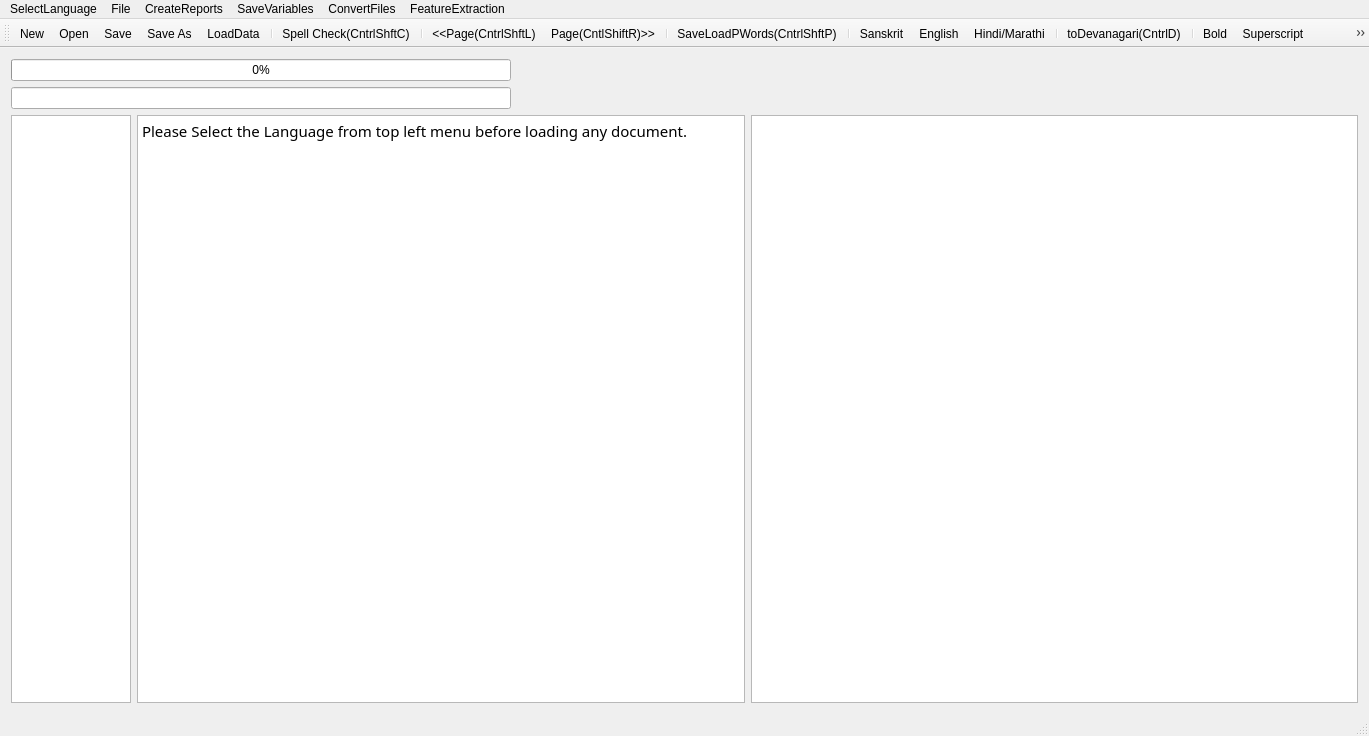
<?xml version="1.0" encoding="UTF-8"?>
<ui version="4.0">
 <class>MainWindow</class>
 <widget class="QMainWindow" name="MainWindow">
  <property name="geometry">
   <rect>
    <x>0</x>
    <y>0</y>
    <width>1369</width>
    <height>736</height>
   </rect>
  </property>
  <property name="mouseTracking">
   <bool>true</bool>
  </property>
  <property name="windowTitle">
   <string>MainWindow</string>
  </property>
  <widget class="QWidget" name="centralWidget">
   <layout class="QVBoxLayout" name="verticalLayout">
    <item>
     <widget class="QProgressBar" name="progressBar">
      <property name="maximumSize">
       <size>
        <width>500</width>
        <height>16777215</height>
       </size>
      </property>
      <property name="value">
       <number>0</number>
      </property>
      <property name="alignment">
       <set>Qt::AlignRight|Qt::AlignTrailing|Qt::AlignVCenter</set>
      </property>
     </widget>
    </item>
    <item>
     <widget class="QLineEdit" name="lineEdit">
      <property name="maximumSize">
       <size>
        <width>500</width>
        <height>16777215</height>
       </size>
      </property>
     </widget>
    </item>
    <item>
     <layout class="QHBoxLayout" name="horizontalLayout">
      <item>
       <widget class="QTextEdit" name="textEdit">
        <property name="maximumSize">
         <size>
          <width>120</width>
          <height>16777215</height>
         </size>
        </property>
        <property name="font">
         <font>
          <family>FreeSans</family>
          <italic>true</italic>
         </font>
        </property>
        <property name="sizeAdjustPolicy">
         <enum>QAbstractScrollArea::AdjustToContents</enum>
        </property>
        <property name="readOnly">
         <bool>true</bool>
        </property>
       </widget>
      </item>
      <item>
       <widget class="QTextBrowser" name="textBrowser">
        <property name="font">
         <font>
          <family>Shobhika</family>
          <pointsize>16</pointsize>
          <italic>false</italic>
         </font>
        </property>
        <property name="mouseTracking">
         <bool>true</bool>
        </property>
        <property name="sizeAdjustPolicy">
         <enum>QAbstractScrollArea::AdjustToContents</enum>
        </property>
        <property name="undoRedoEnabled">
         <bool>true</bool>
        </property>
        <property name="readOnly">
         <bool>false</bool>
        </property>
        <property name="html">
         <string>&lt;!DOCTYPE HTML PUBLIC &quot;-//W3C//DTD HTML 4.0//EN&quot; &quot;http://www.w3.org/TR/REC-html40/strict.dtd&quot;&gt;
&lt;html&gt;&lt;head&gt;&lt;meta name=&quot;qrichtext&quot; content=&quot;1&quot; /&gt;&lt;style type=&quot;text/css&quot;&gt;
p, li { white-space: pre-wrap; }
&lt;/style&gt;&lt;/head&gt;&lt;body style=&quot; font-family:'Shobhika'; font-size:16pt; font-weight:400; font-style:normal;&quot;&gt;
&lt;p style=&quot; margin-top:0px; margin-bottom:0px; margin-left:0px; margin-right:0px; -qt-block-indent:0; text-indent:0px;&quot;&gt;&lt;span style=&quot; font-family:'Ubuntu'; font-size:11pt;&quot;&gt;Please Select the Language from top left menu before loading any document.&lt;/span&gt;&lt;/p&gt;&lt;/body&gt;&lt;/html&gt;</string>
        </property>
        <property name="acceptRichText">
         <bool>true</bool>
        </property>
        <property name="textInteractionFlags">
         <set>Qt::LinksAccessibleByKeyboard|Qt::LinksAccessibleByMouse|Qt::TextBrowserInteraction|Qt::TextEditable|Qt::TextEditorInteraction|Qt::TextSelectableByKeyboard|Qt::TextSelectableByMouse</set>
        </property>
       </widget>
      </item>
      <item>
       <widget class="QGraphicsView" name="graphicsView">
        <property name="sizeAdjustPolicy">
         <enum>QAbstractScrollArea::AdjustIgnored</enum>
        </property>
        <property name="alignment">
         <set>Qt::AlignCenter</set>
        </property>
        <property name="renderHints">
         <set>QPainter::NonCosmeticDefaultPen</set>
        </property>
        <property name="dragMode">
         <enum>QGraphicsView::ScrollHandDrag</enum>
        </property>
        <property name="transformationAnchor">
         <enum>QGraphicsView::AnchorViewCenter</enum>
        </property>
        <property name="resizeAnchor">
         <enum>QGraphicsView::AnchorViewCenter</enum>
        </property>
       </widget>
      </item>
     </layout>
    </item>
   </layout>
   <zorder>lineEdit</zorder>
   <zorder>progressBar</zorder>
  </widget>
  <widget class="QMenuBar" name="menuBar">
   <property name="geometry">
    <rect>
     <x>0</x>
     <y>0</y>
     <width>1369</width>
     <height>26</height>
    </rect>
   </property>
   <widget class="QMenu" name="menuOCR_Correction_Window">
    <property name="title">
     <string>File</string>
    </property>
    <widget class="QMenu" name="menuText_Formatting">
     <property name="title">
      <string>Text Formatting</string>
     </property>
     <addaction name="actionBold"/>
     <addaction name="actionSuperscript"/>
     <addaction name="actionSubscript"/>
    </widget>
    <addaction name="actionNew"/>
    <addaction name="actionOpen"/>
    <addaction name="actionSave"/>
    <addaction name="actionSave_As"/>
    <addaction name="actionSpell_Check"/>
    <addaction name="actionLoad_Next_Page"/>
    <addaction name="actionLoad_Prev_Page"/>
    <addaction name="separator"/>
    <addaction name="actionLoadGDocPage"/>
    <addaction name="actionToDevanagari"/>
    <addaction name="actionLoadData"/>
    <addaction name="actionLoadDict"/>
    <addaction name="actionLoadOCRWords"/>
    <addaction name="actionLoadDomain"/>
    <addaction name="actionLoadSubPS"/>
    <addaction name="actionLoadConfusions"/>
    <addaction name="actionSugg"/>
    <addaction name="actionToSlp1"/>
    <addaction name="separator"/>
    <addaction name="menuText_Formatting"/>
   </widget>
   <widget class="QMenu" name="menuCreateReports">
    <property name="title">
     <string>CreateReports</string>
    </property>
    <addaction name="actionCreateBest2OCR"/>
    <addaction name="actionCreateSuggestionLog"/>
    <addaction name="actionCreateSuggestionLogNearestPriority"/>
    <addaction name="actionErrorDetectionRep"/>
    <addaction name="actionErrorDetectWithoutAdaptation"/>
    <addaction name="actionErrorDetectionRepUniq"/>
   </widget>
   <widget class="QMenu" name="menuSaveVariables">
    <property name="title">
     <string>SaveVariables</string>
    </property>
    <addaction name="actionCPair"/>
    <addaction name="actionPrimarySecOCRPair"/>
    <addaction name="actionCPairIEROcrVsCorrect"/>
    <addaction name="actionCPairGEROcrVsCorrect"/>
   </widget>
   <widget class="QMenu" name="menuConvertFiles">
    <property name="title">
     <string>ConvertFiles</string>
    </property>
    <addaction name="actionToSlp1_2"/>
    <addaction name="actionToDev"/>
    <addaction name="actionExtractDev"/>
    <addaction name="actionEditDistRep"/>
    <addaction name="actionConfusionFreqHist"/>
    <addaction name="actionFilterOutGT50EditDisPairs"/>
   </widget>
   <widget class="QMenu" name="menuFeatureExtraction">
    <property name="title">
     <string>FeatureExtraction</string>
    </property>
    <addaction name="actionPrepareFeatures"/>
   </widget>
   <widget class="QMenu" name="menuSelectLanguage">
    <property name="title">
     <string>SelectLanguage</string>
    </property>
    <addaction name="actionSanskrit"/>
    <addaction name="actionHindi"/>
    <addaction name="actionEnglish"/>
   </widget>
   <addaction name="menuSelectLanguage"/>
   <addaction name="menuOCR_Correction_Window"/>
   <addaction name="menuCreateReports"/>
   <addaction name="menuSaveVariables"/>
   <addaction name="menuConvertFiles"/>
   <addaction name="menuFeatureExtraction"/>
  </widget>
  <widget class="QToolBar" name="mainToolBar">
   <attribute name="toolBarArea">
    <enum>TopToolBarArea</enum>
   </attribute>
   <attribute name="toolBarBreak">
    <bool>false</bool>
   </attribute>
   <addaction name="actionNew"/>
   <addaction name="actionOpen"/>
   <addaction name="actionSave"/>
   <addaction name="actionSave_As"/>
   <addaction name="actionLoadData"/>
   <addaction name="separator"/>
   <addaction name="actionSpell_Check"/>
   <addaction name="separator"/>
   <addaction name="actionLoad_Prev_Page"/>
   <addaction name="actionLoad_Next_Page"/>
   <addaction name="separator"/>
   <addaction name="actionLoadGDocPage"/>
   <addaction name="separator"/>
   <addaction name="actionSanskrit"/>
   <addaction name="actionEnglish"/>
   <addaction name="actionHindi"/>
   <addaction name="separator"/>
   <addaction name="actionToDevanagari"/>
   <addaction name="separator"/>
   <addaction name="actionBold"/>
   <addaction name="actionSuperscript"/>
   <addaction name="actionSubscript"/>
  </widget>
  <widget class="QStatusBar" name="statusBar"/>
  <action name="actionOpen">
   <property name="icon">
    <iconset resource="AppResources.qrc">
     <normaloff>:/Images/open.png</normaloff>:/Images/open.png</iconset>
   </property>
   <property name="text">
    <string>Open</string>
   </property>
   <property name="shortcut">
    <string>Ctrl+O</string>
   </property>
  </action>
  <action name="actionSave">
   <property name="icon">
    <iconset resource="AppResources.qrc">
     <normaloff>:/Images/save.png</normaloff>:/Images/save.png</iconset>
   </property>
   <property name="text">
    <string>Save</string>
   </property>
   <property name="shortcut">
    <string>Ctrl+S</string>
   </property>
  </action>
  <action name="actionSave_As">
   <property name="icon">
    <iconset resource="AppResources.qrc">
     <normaloff>:/Images/save-as.png</normaloff>:/Images/save-as.png</iconset>
   </property>
   <property name="text">
    <string>Save As</string>
   </property>
   <property name="shortcut">
    <string>Ctrl+Shift+S</string>
   </property>
  </action>
  <action name="actionNew">
   <property name="icon">
    <iconset resource="AppResources.qrc">
     <normaloff>:/Images/New.png</normaloff>:/Images/New.png</iconset>
   </property>
   <property name="text">
    <string>New</string>
   </property>
   <property name="shortcut">
    <string>Ctrl+N</string>
   </property>
  </action>
  <action name="actionSpell_Check">
   <property name="text">
    <string>Spell Check(CntrlShftC)</string>
   </property>
   <property name="shortcut">
    <string>Ctrl+Shift+C</string>
   </property>
  </action>
  <action name="actionLoad_Next_Page">
   <property name="text">
    <string>Page(CntlShiftR)&gt;&gt;</string>
   </property>
   <property name="toolTip">
    <string>Page(CntlShiftR)&gt;&gt;</string>
   </property>
   <property name="shortcut">
    <string>Ctrl+Shift+R</string>
   </property>
  </action>
  <action name="actionLoad_Prev_Page">
   <property name="text">
    <string>&lt;&lt;Page(CntrlShftL)</string>
   </property>
   <property name="toolTip">
    <string>&lt;&lt;Page(CntrlShftL)</string>
   </property>
   <property name="shortcut">
    <string>Ctrl+Shift+L</string>
   </property>
  </action>
  <action name="actionLoadGDocPage">
   <property name="text">
    <string>Save&amp;LoadPWords(CntrlShftP)</string>
   </property>
   <property name="shortcut">
    <string>Ctrl+Shift+P</string>
   </property>
  </action>
  <action name="actionToDevanagari">
   <property name="text">
    <string>toDevanagari(CntrlD)</string>
   </property>
   <property name="shortcut">
    <string>Ctrl+D</string>
   </property>
  </action>
  <action name="actionLoadData">
   <property name="text">
    <string>LoadData</string>
   </property>
  </action>
  <action name="actionLoadDict">
   <property name="text">
    <string>LoadDict</string>
   </property>
  </action>
  <action name="actionLoadOCRWords">
   <property name="text">
    <string>LoadOCRWords</string>
   </property>
  </action>
  <action name="actionLoadDomain">
   <property name="text">
    <string>LoadDomain</string>
   </property>
  </action>
  <action name="actionLoadSubPS">
   <property name="text">
    <string>LoadSubPS</string>
   </property>
  </action>
  <action name="actionLoadConfusions">
   <property name="text">
    <string>LoadConfusions</string>
   </property>
  </action>
  <action name="actionSugg">
   <property name="text">
    <string>sugg</string>
   </property>
   <property name="shortcut">
    <string>Menu</string>
   </property>
  </action>
  <action name="actionCreateBest2OCR">
   <property name="text">
    <string>CreateBest2OCR</string>
   </property>
  </action>
  <action name="actionToSlp1">
   <property name="text">
    <string>toSlp1</string>
   </property>
   <property name="shortcut">
    <string>Ctrl+G</string>
   </property>
  </action>
  <action name="actionCreateSuggestionLog">
   <property name="text">
    <string>CreateSuggestionLog</string>
   </property>
  </action>
  <action name="actionCreateSuggestionLogNearestPriority">
   <property name="text">
    <string>CreateSuggestionLogNearestPriority</string>
   </property>
  </action>
  <action name="actionErrorDetectionRep">
   <property name="text">
    <string>ErrorDetectionRep</string>
   </property>
  </action>
  <action name="actionErrorDetectWithoutAdaptation">
   <property name="text">
    <string>ErrorDetectWithoutAdaptation</string>
   </property>
  </action>
  <action name="actionCPair">
   <property name="text">
    <string>CPair</string>
   </property>
  </action>
  <action name="actionToSlp1_2">
   <property name="text">
    <string>toSlp1</string>
   </property>
  </action>
  <action name="actionToDev">
   <property name="text">
    <string>toDev</string>
   </property>
  </action>
  <action name="actionExtractDev">
   <property name="text">
    <string>ExtractDevWords</string>
   </property>
   <property name="toolTip">
    <string>ExtractDevWords</string>
   </property>
  </action>
  <action name="actionPrimarySecOCRPair">
   <property name="text">
    <string>PrimarySecOCRPairs</string>
   </property>
  </action>
  <action name="actionCPairIEROcrVsCorrect">
   <property name="text">
    <string>CPairIEROcrVsCorrect</string>
   </property>
  </action>
  <action name="actionEditDistRep">
   <property name="text">
    <string>EditDistRep</string>
   </property>
  </action>
  <action name="actionConfusionFreqHist">
   <property name="text">
    <string>ConfusionFreqHist</string>
   </property>
  </action>
  <action name="actionCPairGEROcrVsCorrect">
   <property name="text">
    <string>CPairGEROcrVsCorrect</string>
   </property>
  </action>
  <action name="actionFilterOutGT50EditDisPairs">
   <property name="text">
    <string>FilterOutGT50EditDisPairs</string>
   </property>
  </action>
  <action name="actionPrepareFeatures">
   <property name="text">
    <string>PrepareFeatures</string>
   </property>
  </action>
  <action name="actionErrorDetectionRepUniq">
   <property name="text">
    <string>ErrorSuggRepUniq</string>
   </property>
  </action>
  <action name="actionSanskrit">
   <property name="text">
    <string>Sanskrit</string>
   </property>
  </action>
  <action name="actionHindi">
   <property name="text">
    <string>Hindi/Marathi</string>
   </property>
  </action>
  <action name="actionEnglish">
   <property name="text">
    <string>English</string>
   </property>
   <property name="toolTip">
    <string>English</string>
   </property>
  </action>
  <action name="actionBold">
   <property name="icon">
    <iconset>
     <normalon>:/Images/bold (1).png</normalon>
    </iconset>
   </property>
   <property name="text">
    <string>Bold</string>
   </property>
  </action>
  <action name="actionSuperscript">
   <property name="icon">
    <iconset>
     <normalon>:/Images/superscript (1).png</normalon>
    </iconset>
   </property>
   <property name="text">
    <string>Superscript</string>
   </property>
  </action>
  <action name="actionSubscript">
   <property name="icon">
    <iconset>
     <normalon>:/Images/subscript (1).png</normalon>
    </iconset>
   </property>
   <property name="text">
    <string>Subscript</string>
   </property>
  </action>
 </widget>
 <layoutdefault spacing="6" margin="11"/>
 <tabstops>
  <tabstop>textBrowser</tabstop>
  <tabstop>graphicsView</tabstop>
 </tabstops>
 <resources>
  <include location="AppResources.qrc"/>
 </resources>
 <connections/>
</ui>
